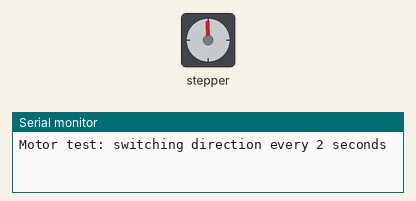
Recording of a sketch running on a simulated Arduino Uno, built with avr-gcc and run on an emulated ATmega328P. On the bench: stepper motor, the last lines printed to the serial monitor. Wiring (inferred from the names in the program): stepper motor driver (200 steps per turn assumed): step pin 8; direction pin 7; enable pin 9.

Above: at 0.05 s.
At 0.9 s:
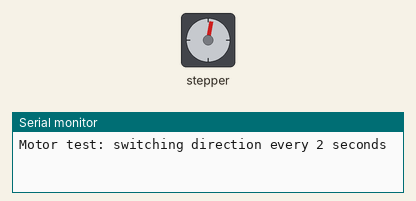
At 2.0 s:
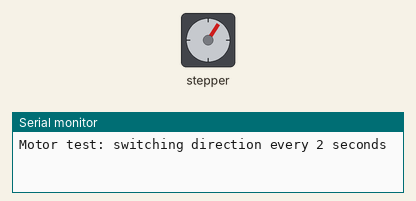
At 4.0 s:
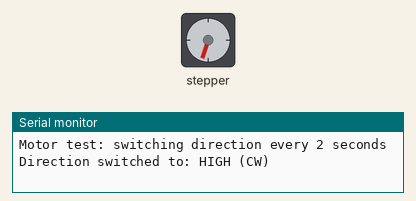
Timing chart, 0 to 5.2 s (numbered marks = the images above):
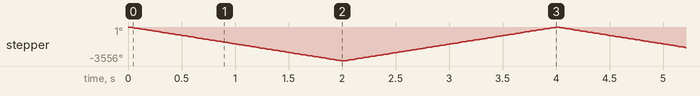

Measured:
- by itself, stepper: turns 3546° counter-clockwise in 2.0 s, then 3528° clockwise in 2.0 s, repeating every 4.0 s

The sketch:

05-05_motor_spin.ino
```cpp
// Motor X Pins
#define EN_PIN_X    9   // Enable
#define STEP_PIN_X  8   // Step
#define DIR_PIN_X   7   // Direction

int step_delay = 500;          // Microseconds between steps
unsigned long switch_interval = 2000;  // Switch direction every 2 seconds
unsigned long last_switch_time = 0;
bool direction = LOW;          // Start with CCW

void setup() {
  Serial.begin(9600);
  Serial.println("Motor test: switching direction every 2 seconds");

  pinMode(EN_PIN_X, OUTPUT);
  pinMode(STEP_PIN_X, OUTPUT);
  pinMode(DIR_PIN_X, OUTPUT);

  digitalWrite(EN_PIN_X, LOW);  // Enable motor driver
  digitalWrite(DIR_PIN_X, direction); // Set initial direction
  last_switch_time = millis();
}

void loop() {
  // Switch direction every 2 seconds
  if (millis() - last_switch_time >= switch_interval) {
    direction = !direction;
    digitalWrite(DIR_PIN_X, direction);
    Serial.print("Direction switched to: ");
    Serial.println(direction == HIGH ? "HIGH (CW)" : "LOW (CCW)");
    last_switch_time = millis();
  }

  // Step the motor
  digitalWrite(STEP_PIN_X, HIGH);
  delayMicroseconds(step_delay);
  digitalWrite(STEP_PIN_X, LOW);
  delayMicroseconds(step_delay);
}
```
